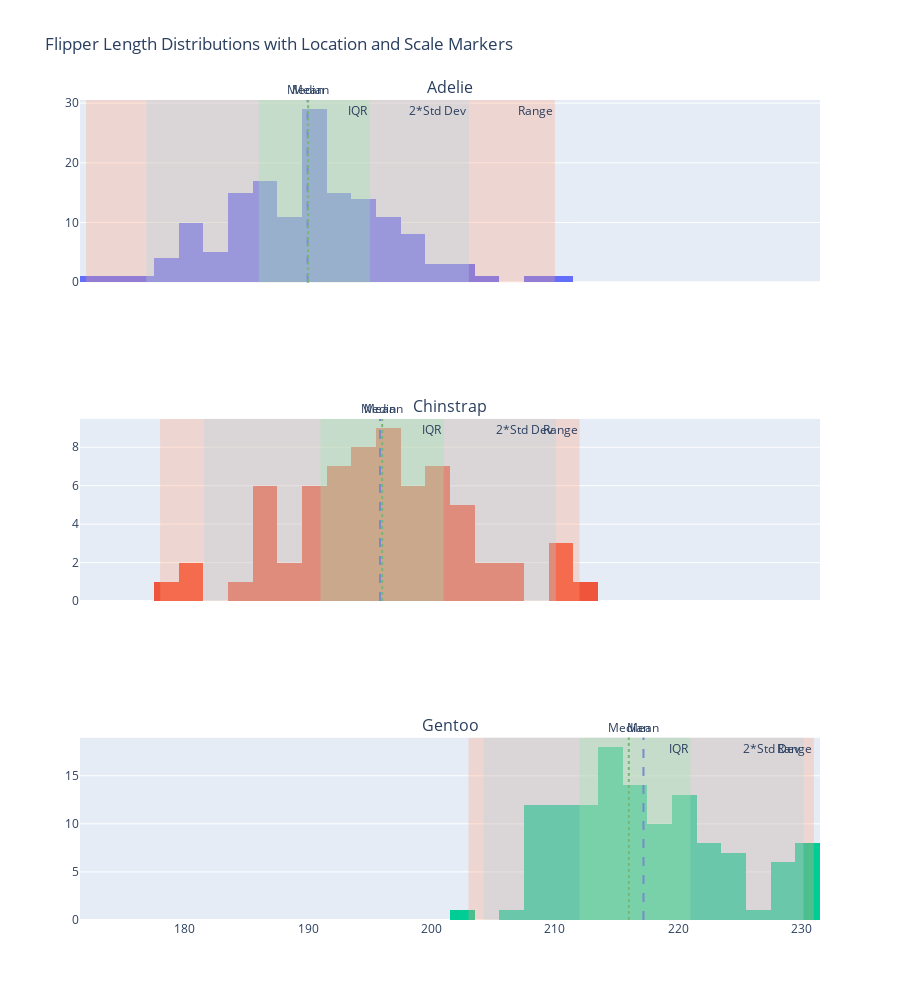

Notebook source saved alongside this figure:
### Code cell
import plotly.express as px
import plotly.graph_objects as go
import pandas as pd
import numpy as np
from plotly.subplots import make_subplots

# Load the Palmer Penguins dataset using pandas
url = 'https://raw.githubusercontent.com/mwaskom/seaborn-data/master/penguins.csv'
df = pd.read_csv(url)

# Create a figure with subplots for each species
species_list = df['species'].dropna().unique()
fig = make_subplots(rows=len(species_list), cols=1, shared_xaxes=True, subplot_titles=species_list)

# Loop through each species
for i, species in enumerate(species_list):
    species_data = df[df['species'] == species].dropna(subset=['flipper_length_mm'])

    # Calculate metrics for flipper_length_mm
    flipper_lengths = species_data['flipper_length_mm']
    mean = flipper_lengths.mean()
    median = flipper_lengths.median()
    flipper_min = flipper_lengths.min()
    flipper_max = flipper_lengths.max()
    q1 = np.percentile(flipper_lengths, 25)
    q3 = np.percentile(flipper_lengths, 75)
    std_dev = flipper_lengths.std()
    
    # Calculate standard deviation range
    lower_std_range = mean - 2 * std_dev
    upper_std_range = mean + 2 * std_dev
    
    # Add histogram trace for flipper_length_mm
    fig.add_trace(
        go.Histogram(x=flipper_lengths, nbinsx=20, name=f'{species} Flipper Lengths'),
        row=i+1, col=1
    )
    
    # Add vertical lines for mean and median
    fig.add_vline(x=mean, line=dict(color='blue', dash='dash'), row=i+1, col=1, annotation_text="Mean", annotation_position="top")
    fig.add_vline(x=median, line=dict(color='green', dash='dot'), row=i+1, col=1, annotation_text="Median", annotation_position="top")
    
    # Add rectangles for ranges (min-max, IQR, and 2*std)
    fig.add_vrect(x0=flipper_min, x1=flipper_max, fillcolor="LightSalmon", opacity=0.3, line_width=0, row=i+1, col=1, annotation_text="Range")
    fig.add_vrect(x0=q1, x1=q3, fillcolor="LightGreen", opacity=0.3, line_width=0, row=i+1, col=1, annotation_text="IQR")
    fig.add_vrect(x0=lower_std_range, x1=upper_std_range, fillcolor="LightBlue", opacity=0.3, line_width=0, row=i+1, col=1, annotation_text="2*Std Dev")
    
# Update layout
fig.update_layout(height=1000, title_text="Flipper Length Distributions with Location and Scale Markers", showlegend=False)

# Show plot
fig.show()

### Figure 1 — Plotly figure (JSON) as saved in the notebook; plotly's stock layout.template omitted (floating-point values rounded to 4 significant figures; data arrays with more than 128 entries replaced by an {"elided": "..."} marker saying what was removed)
{"data": [{"name": "Adelie Flipper Lengths", "nbinsx": 20, "type": "histogram", "x": {"elided": "151 int values"}, "xaxis": "x", "yaxis": "y"}, {"name": "Chinstrap Flipper Lengths", "nbinsx": 20, "type": "histogram", "x": [192, 196, 193, 188, 197, 198, 178, 197, 195, 198, 193, 194, 185, 201, 190, 201, 197, 181, 190, 195, 181, 191, 187, 193, 195, 197, 200, 200, 191, 205, 187, 201, 187, 203, 195, 199, 195, 210, 192, 205, 210, 187, 196, 196, 196, 201, 190, 212, 187, 198, 199, 201, 193, 203, 187, 197, 191, 203, 202, 194, 206, 189, 195, 207, 202, 193, 210, 198], "xaxis": "x2", "yaxis": "y2"}, {"name": "Gentoo Flipper Lengths", "nbinsx": 20, "type": "histogram", "x": [211, 230, 210, 218, 215, 210, 211, 219, 209, 215, 214, 216, 214, 213, 210, 217, 210, 221, 209, 222, 218, 215, 213, 215, 215, 215, 216, 215, 210, 220, 222, 209, 207, 230, 220, 220, 213, 219, 208, 208, 208, 225, 210, 216, 222, 217, 210, 225, 213, 215, 210, 220, 210, 225, 217, 220, 208, 220, 208, 224, 208, 221, 214, 231, 219, 230, 214, 229, 220, 223, 216, 221, 221, 217, 216, 230, 209, 220, 215, 223, 212, 221, 212, 224, 212, 228, 218, 218, 212, 230, 218, 228, 212, 224, 214, 226, 216, 222, 203, 225, 219, 228, 215, 228, 216, 215, 210, 219, 208, 209, 216, 229, 213, 230, 217, 230, 217, 222, 214, 215, 222, 212, 213], "xaxis": "x3", "yaxis": "y3"}], "layout": {"annotations": [{"font": {"size": 16}, "showarrow": false, "text": "Adelie", "x": 0.5, "xanchor": "center", "xref": "paper", "y": 1, "yanchor": "bottom", "yref": "paper"}, {"font": {"size": 16}, "showarrow": false, "text": "Chinstrap", "x": 0.5, "xanchor": "center", "xref": "paper", "y": 0.6111, "yanchor": "bottom", "yref": "paper"}, {"font": {"size": 16}, "showarrow": false, "text": "Gentoo", "x": 0.5, "xanchor": "center", "xref": "paper", "y": 0.2222, "yanchor": "bottom", "yref": "paper"}, {"showarrow": false, "text": "Mean", "x": 190.0, "xanchor": "center", "xref": "x", "y": 1, "yanchor": "bottom", "yref": "y domain"}, {"showarrow": false, "text": "Median", "x": 190, "xanchor": "center", "xref": "x", "y": 1, "yanchor": "bottom", "yref": "y domain"}, {"showarrow": false, "text": "Range", "x": 210, "xanchor": "right", "xref": "x", "y": 1, "yanchor": "top", "yref": "y domain"}, {"showarrow": false, "text": "IQR", "x": 195, "xanchor": "right", "xref": "x", "y": 1, "yanchor": "top", "yref": "y domain"}, {"showarrow": false, "text": "2*Std Dev", "x": 203.0, "xanchor": "right", "xref": "x", "y": 1, "yanchor": "top", "yref": "y domain"}, {"showarrow": false, "text": "Mean", "x": 195.8, "xanchor": "center", "xref": "x2", "y": 1, "yanchor": "bottom", "yref": "y2 domain"}, {"showarrow": false, "text": "Median", "x": 196, "xanchor": "center", "xref": "x2", "y": 1, "yanchor": "bottom", "yref": "y2 domain"}, {"showarrow": false, "text": "Range", "x": 212, "xanchor": "right", "xref": "x2", "y": 1, "yanchor": "top", "yref": "y2 domain"}, {"showarrow": false, "text": "IQR", "x": 201, "xanchor": "right", "xref": "x2", "y": 1, "yanchor": "top", "yref": "y2 domain"}, {"showarrow": false, "text": "2*Std Dev", "x": 210.1, "xanchor": "right", "xref": "x2", "y": 1, "yanchor": "top", "yref": "y2 domain"}, {"showarrow": false, "text": "Mean", "x": 217.2, "xanchor": "center", "xref": "x3", "y": 1, "yanchor": "bottom", "yref": "y3 domain"}, {"showarrow": false, "text": "Median", "x": 216, "xanchor": "center", "xref": "x3", "y": 1, "yanchor": "bottom", "yref": "y3 domain"}, {"showarrow": false, "text": "Range", "x": 231, "xanchor": "right", "xref": "x3", "y": 1, "yanchor": "top", "yref": "y3 domain"}, {"showarrow": false, "text": "IQR", "x": 221, "xanchor": "right", "xref": "x3", "y": 1, "yanchor": "top", "yref": "y3 domain"}, {"showarrow": false, "text": "2*Std Dev", "x": 230.2, "xanchor": "right", "xref": "x3", "y": 1, "yanchor": "top", "yref": "y3 domain"}], "height": 1000, "shapes": [{"line": {"color": "blue", "dash": "dash"}, "type": "line", "x0": 190.0, "x1": 190.0, "xref": "x", "y0": 0, "y1": 1, "yref": "y domain"}, {"line": {"color": "green", "dash": "dot"}, "type": "line", "x0": 190, "x1": 190, "xref": "x", "y0": 0, "y1": 1, "yref": "y domain"}, {"fillcolor": "LightSalmon", "line": {"width": 0}, "opacity": 0.3, "type": "rect", "x0": 172, "x1": 210, "xref": "x", "y0": 0, "y1": 1, "yref": "y domain"}, {"fillcolor": "LightGreen", "line": {"width": 0}, "opacity": 0.3, "type": "rect", "x0": 186, "x1": 195, "xref": "x", "y0": 0, "y1": 1, "yref": "y domain"}, {"fillcolor": "LightBlue", "line": {"width": 0}, "opacity": 0.3, "type": "rect", "x0": 176.9, "x1": 203.0, "xref": "x", "y0": 0, "y1": 1, "yref": "y domain"}, {"line": {"color": "blue", "dash": "dash"}, "type": "line", "x0": 195.8, "x1": 195.8, "xref": "x2", "y0": 0, "y1": 1, "yref": "y2 domain"}, {"line": {"color": "green", "dash": "dot"}, "type": "line", "x0": 196, "x1": 196, "xref": "x2", "y0": 0, "y1": 1, "yref": "y2 domain"}, {"fillcolor": "LightSalmon", "line": {"width": 0}, "opacity": 0.3, "type": "rect", "x0": 178, "x1": 212, "xref": "x2", "y0": 0, "y1": 1, "yref": "y2 domain"}, {"fillcolor": "LightGreen", "line": {"width": 0}, "opacity": 0.3, "type": "rect", "x0": 191, "x1": 201, "xref": "x2", "y0": 0, "y1": 1, "yref": "y2 domain"}, {"fillcolor": "LightBlue", "line": {"width": 0}, "opacity": 0.3, "type": "rect", "x0": 181.6, "x1": 210.1, "xref": "x2", "y0": 0, "y1": 1, "yref": "y2 domain"}, {"line": {"color": "blue", "dash": "dash"}, "type": "line", "x0": 217.2, "x1": 217.2, "xref": "x3", "y0": 0, "y1": 1, "yref": "y3 domain"}, {"line": {"color": "green", "dash": "dot"}, "type": "line", "x0": 216, "x1": 216, "xref": "x3", "y0": 0, "y1": 1, "yref": "y3 domain"}, {"fillcolor": "LightSalmon", "line": {"width": 0}, "opacity": 0.3, "type": "rect", "x0": 203, "x1": 231, "xref": "x3", "y0": 0, "y1": 1, "yref": "y3 domain"}, {"fillcolor": "LightGreen", "line": {"width": 0}, "opacity": 0.3, "type": "rect", "x0": 212, "x1": 221, "xref": "x3", "y0": 0, "y1": 1, "yref": "y3 domain"}, {"fillcolor": "LightBlue", "line": {"width": 0}, "opacity": 0.3, "type": "rect", "x0": 204.2, "x1": 230.2, "xref": "x3", "y0": 0, "y1": 1, "yref": "y3 domain"}], "showlegend": false, "title": {"text": "Flipper Length Distributions with Location and Scale Markers"}, "xaxis": {"anchor": "y", "domain": [0, 1], "matches": "x3", "showticklabels": false}, "xaxis2": {"anchor": "y2", "domain": [0, 1], "matches": "x3", "showticklabels": false}, "xaxis3": {"anchor": "y3", "domain": [0, 1]}, "yaxis": {"anchor": "x", "domain": [0.7778, 1]}, "yaxis2": {"anchor": "x2", "domain": [0.3889, 0.6111]}, "yaxis3": {"anchor": "x3", "domain": [0, 0.2222]}}}
